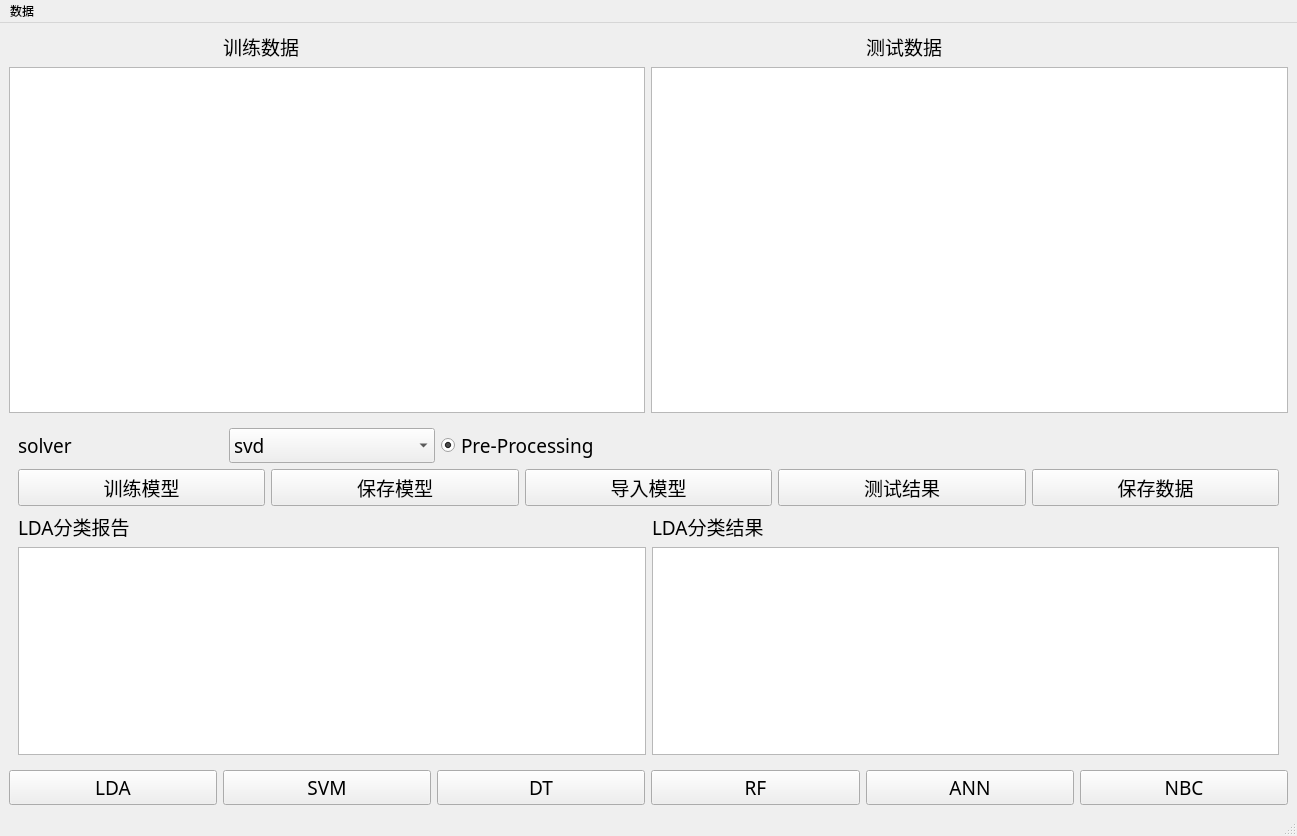
<?xml version="1.0" encoding="UTF-8"?>
<ui version="4.0">
 <class>MainWindow</class>
 <widget class="QMainWindow" name="MainWindow">
  <property name="geometry">
   <rect>
    <x>0</x>
    <y>0</y>
    <width>1297</width>
    <height>836</height>
   </rect>
  </property>
  <property name="windowTitle">
   <string>MainWindow</string>
  </property>
  <widget class="QWidget" name="centralwidget">
   <layout class="QGridLayout" name="gridLayout_2">
    <item row="3" column="5">
     <widget class="QPushButton" name="button_nbc">
      <property name="font">
       <font>
        <family>微软雅黑</family>
        <pointsize>14</pointsize>
       </font>
      </property>
      <property name="text">
       <string>NBC</string>
      </property>
     </widget>
    </item>
    <item row="0" column="4">
     <widget class="QLabel" name="label_ceshishuju">
      <property name="font">
       <font>
        <family>微软雅黑</family>
        <pointsize>14</pointsize>
       </font>
      </property>
      <property name="text">
       <string>测试数据</string>
      </property>
     </widget>
    </item>
    <item row="3" column="4">
     <widget class="QPushButton" name="button_ann">
      <property name="font">
       <font>
        <family>微软雅黑</family>
        <pointsize>14</pointsize>
       </font>
      </property>
      <property name="text">
       <string>ANN</string>
      </property>
     </widget>
    </item>
    <item row="1" column="3" colspan="3">
     <widget class="QTableWidget" name="testWidget"/>
    </item>
    <item row="0" column="1">
     <widget class="QLabel" name="label_xunlianshuju">
      <property name="font">
       <font>
        <family>微软雅黑</family>
        <pointsize>14</pointsize>
       </font>
      </property>
      <property name="text">
       <string>训练数据</string>
      </property>
     </widget>
    </item>
    <item row="3" column="2">
     <widget class="QPushButton" name="button_dt">
      <property name="font">
       <font>
        <family>微软雅黑</family>
        <pointsize>14</pointsize>
       </font>
      </property>
      <property name="text">
       <string>DT</string>
      </property>
     </widget>
    </item>
    <item row="3" column="3">
     <widget class="QPushButton" name="button_rf">
      <property name="font">
       <font>
        <family>微软雅黑</family>
        <pointsize>14</pointsize>
       </font>
      </property>
      <property name="text">
       <string>RF</string>
      </property>
     </widget>
    </item>
    <item row="3" column="1">
     <widget class="QPushButton" name="button_svm">
      <property name="font">
       <font>
        <family>微软雅黑</family>
        <pointsize>14</pointsize>
       </font>
      </property>
      <property name="text">
       <string>SVM</string>
      </property>
     </widget>
    </item>
    <item row="1" column="0" colspan="3">
     <widget class="QTableWidget" name="trainWidget"/>
    </item>
    <item row="3" column="0">
     <widget class="QPushButton" name="button_lda">
      <property name="font">
       <font>
        <family>微软雅黑</family>
        <pointsize>14</pointsize>
       </font>
      </property>
      <property name="text">
       <string>LDA</string>
      </property>
     </widget>
    </item>
    <item row="2" column="0" colspan="6">
     <widget class="QStackedWidget" name="stackedWidget">
      <property name="currentIndex">
       <number>0</number>
      </property>
      <widget class="QWidget" name="page_LDA">
       <layout class="QGridLayout" name="gridLayout">
        <item row="0" column="0">
         <layout class="QHBoxLayout" name="horizontalLayout">
          <item>
           <widget class="QLabel" name="label_solver_lda">
            <property name="font">
             <font>
              <family>微软雅黑</family>
              <pointsize>14</pointsize>
             </font>
            </property>
            <property name="text">
             <string>solver</string>
            </property>
           </widget>
          </item>
          <item>
           <widget class="QComboBox" name="comboBox_solver_lda">
            <property name="font">
             <font>
              <family>微软雅黑</family>
              <pointsize>14</pointsize>
             </font>
            </property>
            <item>
             <property name="text">
              <string>svd</string>
             </property>
            </item>
            <item>
             <property name="text">
              <string>lsqr</string>
             </property>
            </item>
            <item>
             <property name="text">
              <string>eigen</string>
             </property>
            </item>
           </widget>
          </item>
          <item>
           <widget class="QRadioButton" name="Pre_Processing_lda">
            <property name="font">
             <font>
              <family>微软雅黑</family>
              <pointsize>14</pointsize>
             </font>
            </property>
            <property name="text">
             <string>Pre-Processing</string>
            </property>
            <property name="checked">
             <bool>true</bool>
            </property>
           </widget>
          </item>
         </layout>
        </item>
        <item row="4" column="1">
         <widget class="QTableWidget" name="lda_fenleijieguo"/>
        </item>
        <item row="2" column="0">
         <widget class="QLabel" name="label_report_lda">
          <property name="font">
           <font>
            <family>微软雅黑</family>
            <pointsize>14</pointsize>
           </font>
          </property>
          <property name="text">
           <string>LDA分类报告</string>
          </property>
         </widget>
        </item>
        <item row="2" column="1">
         <widget class="QLabel" name="label_fenleijieguo_lda">
          <property name="font">
           <font>
            <family>微软雅黑</family>
            <pointsize>14</pointsize>
           </font>
          </property>
          <property name="text">
           <string>LDA分类结果</string>
          </property>
         </widget>
        </item>
        <item row="1" column="0" colspan="2">
         <layout class="QHBoxLayout" name="horizontalLayout_2">
          <item>
           <widget class="QPushButton" name="xunlian_lda">
            <property name="font">
             <font>
              <family>微软雅黑</family>
              <pointsize>14</pointsize>
             </font>
            </property>
            <property name="text">
             <string>训练模型</string>
            </property>
           </widget>
          </item>
          <item>
           <widget class="QPushButton" name="baocunmoxing_lda">
            <property name="font">
             <font>
              <family>微软雅黑</family>
              <pointsize>14</pointsize>
             </font>
            </property>
            <property name="text">
             <string>保存模型</string>
            </property>
           </widget>
          </item>
          <item>
           <widget class="QPushButton" name="daorumoxing_lda">
            <property name="font">
             <font>
              <family>微软雅黑</family>
              <pointsize>14</pointsize>
             </font>
            </property>
            <property name="text">
             <string>导入模型</string>
            </property>
           </widget>
          </item>
          <item>
           <widget class="QPushButton" name="ceshijieguo_lda">
            <property name="font">
             <font>
              <family>微软雅黑</family>
              <pointsize>14</pointsize>
             </font>
            </property>
            <property name="text">
             <string>测试结果</string>
            </property>
           </widget>
          </item>
          <item>
           <widget class="QPushButton" name="baocunshuju_lda">
            <property name="font">
             <font>
              <family>微软雅黑</family>
              <pointsize>14</pointsize>
             </font>
            </property>
            <property name="text">
             <string>保存数据</string>
            </property>
           </widget>
          </item>
         </layout>
        </item>
        <item row="4" column="0">
         <widget class="QTextBrowser" name="lda_clfReport"/>
        </item>
       </layout>
      </widget>
      <widget class="QWidget" name="page_SVM">
       <layout class="QGridLayout" name="gridLayout_3">
        <item row="0" column="0" colspan="2">
         <layout class="QHBoxLayout" name="horizontalLayout_3">
          <item>
           <widget class="QLabel" name="label_c_svm">
            <property name="font">
             <font>
              <family>微软雅黑</family>
              <pointsize>14</pointsize>
             </font>
            </property>
            <property name="text">
             <string>惩罚参数C</string>
            </property>
           </widget>
          </item>
          <item>
           <widget class="QLineEdit" name="c_svm">
            <property name="font">
             <font>
              <family>微软雅黑</family>
              <pointsize>14</pointsize>
             </font>
            </property>
            <property name="text">
             <string>1.0</string>
            </property>
            <property name="placeholderText">
             <string>请输入正数</string>
            </property>
           </widget>
          </item>
          <item>
           <widget class="QLabel" name="label_kernel_svm">
            <property name="font">
             <font>
              <family>微软雅黑</family>
              <pointsize>14</pointsize>
             </font>
            </property>
            <property name="text">
             <string>kernel</string>
            </property>
           </widget>
          </item>
          <item>
           <widget class="QComboBox" name="comboBox_kernel_svm">
            <property name="font">
             <font>
              <family>微软雅黑</family>
              <pointsize>14</pointsize>
             </font>
            </property>
            <item>
             <property name="text">
              <string>rbf</string>
             </property>
            </item>
            <item>
             <property name="text">
              <string>linear</string>
             </property>
            </item>
            <item>
             <property name="text">
              <string>poly</string>
             </property>
            </item>
            <item>
             <property name="text">
              <string>sigmoid</string>
             </property>
            </item>
           </widget>
          </item>
          <item>
           <widget class="QCheckBox" name="balanced_svm">
            <property name="font">
             <font>
              <family>微软雅黑</family>
              <pointsize>14</pointsize>
             </font>
            </property>
            <property name="text">
             <string>balanced</string>
            </property>
            <property name="checked">
             <bool>false</bool>
            </property>
           </widget>
          </item>
          <item>
           <widget class="QLabel" name="label_decision_svm">
            <property name="font">
             <font>
              <family>微软雅黑</family>
              <pointsize>14</pointsize>
             </font>
            </property>
            <property name="text">
             <string>分类策略</string>
            </property>
           </widget>
          </item>
          <item>
           <widget class="QComboBox" name="comboBox_decision_svm">
            <property name="font">
             <font>
              <family>微软雅黑</family>
              <pointsize>14</pointsize>
             </font>
            </property>
            <item>
             <property name="text">
              <string>ovr</string>
             </property>
            </item>
            <item>
             <property name="text">
              <string>ovo</string>
             </property>
            </item>
           </widget>
          </item>
          <item>
           <widget class="QRadioButton" name="Pre_Processing_svm">
            <property name="font">
             <font>
              <family>微软雅黑</family>
              <pointsize>14</pointsize>
             </font>
            </property>
            <property name="text">
             <string>Pre-Processing</string>
            </property>
            <property name="checked">
             <bool>true</bool>
            </property>
           </widget>
          </item>
         </layout>
        </item>
        <item row="4" column="1">
         <widget class="QTableWidget" name="svm_fenleijieguo"/>
        </item>
        <item row="2" column="0">
         <widget class="QLabel" name="label_report_svm">
          <property name="font">
           <font>
            <family>微软雅黑</family>
            <pointsize>14</pointsize>
           </font>
          </property>
          <property name="text">
           <string>SVM分类报告</string>
          </property>
         </widget>
        </item>
        <item row="1" column="0" colspan="2">
         <layout class="QHBoxLayout" name="horizontalLayout_4">
          <item>
           <widget class="QPushButton" name="xunlian_svm">
            <property name="font">
             <font>
              <family>微软雅黑</family>
              <pointsize>14</pointsize>
             </font>
            </property>
            <property name="text">
             <string>训练模型</string>
            </property>
           </widget>
          </item>
          <item>
           <widget class="QPushButton" name="baocunmoxing_svm">
            <property name="font">
             <font>
              <family>微软雅黑</family>
              <pointsize>14</pointsize>
             </font>
            </property>
            <property name="text">
             <string>保存模型</string>
            </property>
           </widget>
          </item>
          <item>
           <widget class="QPushButton" name="daorumoxing_svm">
            <property name="font">
             <font>
              <family>微软雅黑</family>
              <pointsize>14</pointsize>
             </font>
            </property>
            <property name="text">
             <string>导入模型</string>
            </property>
           </widget>
          </item>
          <item>
           <widget class="QPushButton" name="ceshijieguo_svm">
            <property name="font">
             <font>
              <family>微软雅黑</family>
              <pointsize>14</pointsize>
             </font>
            </property>
            <property name="text">
             <string>测试结果</string>
            </property>
           </widget>
          </item>
          <item>
           <widget class="QPushButton" name="baocunshuju_svm">
            <property name="font">
             <font>
              <family>微软雅黑</family>
              <pointsize>14</pointsize>
             </font>
            </property>
            <property name="text">
             <string>保存数据</string>
            </property>
           </widget>
          </item>
         </layout>
        </item>
        <item row="2" column="1">
         <widget class="QLabel" name="label_fenleijieguo_svm">
          <property name="font">
           <font>
            <family>微软雅黑</family>
            <pointsize>14</pointsize>
           </font>
          </property>
          <property name="text">
           <string>SVM分类结果</string>
          </property>
         </widget>
        </item>
        <item row="4" column="0">
         <widget class="QTextBrowser" name="svm_clfReport"/>
        </item>
       </layout>
      </widget>
      <widget class="QWidget" name="page_DT">
       <layout class="QGridLayout" name="gridLayout_4">
        <item row="0" column="0" colspan="2">
         <layout class="QHBoxLayout" name="horizontalLayout_5">
          <item>
           <widget class="QCheckBox" name="checkBox_maxdep_dt">
            <property name="font">
             <font>
              <family>微软雅黑</family>
              <pointsize>14</pointsize>
             </font>
            </property>
            <property name="text">
             <string>深度</string>
            </property>
           </widget>
          </item>
          <item>
           <widget class="QLineEdit" name="maxdep_dt">
            <property name="font">
             <font>
              <family>微软雅黑</family>
              <pointsize>14</pointsize>
             </font>
            </property>
            <property name="placeholderText">
             <string>请输入正整数</string>
            </property>
           </widget>
          </item>
          <item>
           <widget class="QLabel" name="label_minspl_dt">
            <property name="font">
             <font>
              <family>微软雅黑</family>
              <pointsize>14</pointsize>
             </font>
            </property>
            <property name="text">
             <string>min_samples_split</string>
            </property>
           </widget>
          </item>
          <item>
           <widget class="QLineEdit" name="minspl_dt">
            <property name="font">
             <font>
              <family>微软雅黑</family>
              <pointsize>14</pointsize>
             </font>
            </property>
            <property name="text">
             <string>2</string>
            </property>
            <property name="placeholderText">
             <string>请输入正整数</string>
            </property>
           </widget>
          </item>
          <item>
           <widget class="QLabel" name="label_minlea_dt">
            <property name="font">
             <font>
              <family>微软雅黑</family>
              <pointsize>14</pointsize>
             </font>
            </property>
            <property name="text">
             <string>min_samples_leaf</string>
            </property>
           </widget>
          </item>
          <item>
           <widget class="QLineEdit" name="minlea_dt">
            <property name="font">
             <font>
              <family>微软雅黑</family>
              <pointsize>14</pointsize>
             </font>
            </property>
            <property name="text">
             <string>1</string>
            </property>
            <property name="placeholderText">
             <string>请输入正整数</string>
            </property>
           </widget>
          </item>
          <item>
           <widget class="QCheckBox" name="checkBox_balanced_dt">
            <property name="font">
             <font>
              <family>微软雅黑</family>
              <pointsize>14</pointsize>
             </font>
            </property>
            <property name="text">
             <string>balanced</string>
            </property>
           </widget>
          </item>
         </layout>
        </item>
        <item row="1" column="0" colspan="2">
         <layout class="QHBoxLayout" name="horizontalLayout_6">
          <item>
           <widget class="QPushButton" name="xunlian_dt">
            <property name="font">
             <font>
              <family>微软雅黑</family>
              <pointsize>14</pointsize>
             </font>
            </property>
            <property name="text">
             <string>训练模型</string>
            </property>
           </widget>
          </item>
          <item>
           <widget class="QPushButton" name="baocunmoxing_dt">
            <property name="font">
             <font>
              <family>微软雅黑</family>
              <pointsize>14</pointsize>
             </font>
            </property>
            <property name="text">
             <string>保存模型</string>
            </property>
           </widget>
          </item>
          <item>
           <widget class="QPushButton" name="daorumoxing_dt">
            <property name="font">
             <font>
              <family>微软雅黑</family>
              <pointsize>14</pointsize>
             </font>
            </property>
            <property name="text">
             <string>导入模型</string>
            </property>
           </widget>
          </item>
          <item>
           <widget class="QPushButton" name="ceshijieguo_dt">
            <property name="font">
             <font>
              <family>微软雅黑</family>
              <pointsize>14</pointsize>
             </font>
            </property>
            <property name="text">
             <string>测试结果</string>
            </property>
           </widget>
          </item>
          <item>
           <widget class="QPushButton" name="baocunshuju_dt">
            <property name="font">
             <font>
              <family>微软雅黑</family>
              <pointsize>14</pointsize>
             </font>
            </property>
            <property name="text">
             <string>保存数据</string>
            </property>
           </widget>
          </item>
         </layout>
        </item>
        <item row="2" column="0">
         <widget class="QLabel" name="label_report_dt">
          <property name="font">
           <font>
            <family>微软雅黑</family>
            <pointsize>14</pointsize>
           </font>
          </property>
          <property name="text">
           <string>DT分类报告</string>
          </property>
         </widget>
        </item>
        <item row="2" column="1">
         <widget class="QLabel" name="label_fenleijieguo_dt">
          <property name="font">
           <font>
            <family>微软雅黑</family>
            <pointsize>14</pointsize>
           </font>
          </property>
          <property name="text">
           <string>DT分类结果</string>
          </property>
         </widget>
        </item>
        <item row="3" column="1">
         <widget class="QTableWidget" name="dt_fenleijieguo"/>
        </item>
        <item row="3" column="0">
         <widget class="QTextBrowser" name="dt_clfReport"/>
        </item>
       </layout>
      </widget>
      <widget class="QWidget" name="page_RF">
       <layout class="QGridLayout" name="gridLayout_5">
        <item row="0" column="0" colspan="2">
         <layout class="QHBoxLayout" name="horizontalLayout_7">
          <item>
           <widget class="QLabel" name="label_numtree_rf">
            <property name="font">
             <font>
              <family>微软雅黑</family>
              <pointsize>14</pointsize>
             </font>
            </property>
            <property name="text">
             <string>子树数量</string>
            </property>
           </widget>
          </item>
          <item>
           <widget class="QLineEdit" name="numtree_rf">
            <property name="font">
             <font>
              <family>微软雅黑</family>
              <pointsize>14</pointsize>
             </font>
            </property>
            <property name="text">
             <string>100</string>
            </property>
            <property name="placeholderText">
             <string>请输入正整数</string>
            </property>
           </widget>
          </item>
          <item>
           <widget class="QCheckBox" name="checkBox_numfea_rf">
            <property name="font">
             <font>
              <family>微软雅黑</family>
              <pointsize>14</pointsize>
             </font>
            </property>
            <property name="text">
             <string>自定义特征数量</string>
            </property>
           </widget>
          </item>
          <item>
           <widget class="QLineEdit" name="numfea_rf">
            <property name="font">
             <font>
              <family>微软雅黑</family>
              <pointsize>14</pointsize>
             </font>
            </property>
            <property name="placeholderText">
             <string>请输入正整数</string>
            </property>
           </widget>
          </item>
          <item>
           <widget class="QLabel" name="label_weight_rf">
            <property name="font">
             <font>
              <family>微软雅黑</family>
              <pointsize>14</pointsize>
             </font>
            </property>
            <property name="text">
             <string>类权重</string>
            </property>
           </widget>
          </item>
          <item>
           <widget class="QComboBox" name="comboBox_weight_rf">
            <property name="font">
             <font>
              <family>微软雅黑</family>
              <pointsize>14</pointsize>
             </font>
            </property>
            <item>
             <property name="text">
              <string>None</string>
             </property>
            </item>
            <item>
             <property name="text">
              <string>balanced</string>
             </property>
            </item>
            <item>
             <property name="text">
              <string>balanced_subsample</string>
             </property>
            </item>
           </widget>
          </item>
         </layout>
        </item>
        <item row="1" column="0" colspan="2">
         <layout class="QHBoxLayout" name="horizontalLayout_8">
          <item>
           <widget class="QPushButton" name="xunlian_rf">
            <property name="font">
             <font>
              <family>微软雅黑</family>
              <pointsize>14</pointsize>
             </font>
            </property>
            <property name="text">
             <string>训练模型</string>
            </property>
           </widget>
          </item>
          <item>
           <widget class="QPushButton" name="baocunmoxing_rf">
            <property name="font">
             <font>
              <family>微软雅黑</family>
              <pointsize>14</pointsize>
             </font>
            </property>
            <property name="text">
             <string>保存模型</string>
            </property>
           </widget>
          </item>
          <item>
           <widget class="QPushButton" name="daorumoxing_rf">
            <property name="font">
             <font>
              <family>微软雅黑</family>
              <pointsize>14</pointsize>
             </font>
            </property>
            <property name="text">
             <string>导入模型</string>
            </property>
           </widget>
          </item>
          <item>
           <widget class="QPushButton" name="ceshijieguo_rf">
            <property name="font">
             <font>
              <family>微软雅黑</family>
              <pointsize>14</pointsize>
             </font>
            </property>
            <property name="text">
             <string>测试结果</string>
            </property>
           </widget>
          </item>
          <item>
           <widget class="QPushButton" name="baocunshuju_rf">
            <property name="font">
             <font>
              <family>微软雅黑</family>
              <pointsize>14</pointsize>
             </font>
            </property>
            <property name="text">
             <string>保存数据</string>
            </property>
           </widget>
          </item>
         </layout>
        </item>
        <item row="2" column="0">
         <widget class="QLabel" name="label_report_rf">
          <property name="font">
           <font>
            <family>微软雅黑</family>
            <pointsize>14</pointsize>
           </font>
          </property>
          <property name="text">
           <string>RF分类报告</string>
          </property>
         </widget>
        </item>
        <item row="2" column="1">
         <widget class="QLabel" name="label_fenleijieguo_rf">
          <property name="font">
           <font>
            <family>微软雅黑</family>
            <pointsize>14</pointsize>
           </font>
          </property>
          <property name="text">
           <string>RF分类结果</string>
          </property>
         </widget>
        </item>
        <item row="3" column="1">
         <widget class="QTableWidget" name="rf_fenleijieguo"/>
        </item>
        <item row="3" column="0">
         <widget class="QTextBrowser" name="rf_clfReport"/>
        </item>
       </layout>
      </widget>
      <widget class="QWidget" name="page_ANN">
       <layout class="QGridLayout" name="gridLayout_6">
        <item row="0" column="0" colspan="2">
         <layout class="QHBoxLayout" name="horizontalLayout_9">
          <item>
           <widget class="QLabel" name="label_hidden_ann">
            <property name="font">
             <font>
              <family>微软雅黑</family>
              <pointsize>14</pointsize>
             </font>
            </property>
            <property name="text">
             <string>隐层大小</string>
            </property>
           </widget>
          </item>
          <item>
           <widget class="QLineEdit" name="hidden_ann">
            <property name="font">
             <font>
              <family>微软雅黑</family>
              <pointsize>14</pointsize>
             </font>
            </property>
            <property name="text">
             <string>100</string>
            </property>
            <property name="placeholderText">
             <string>请用逗号或分号进行分隔</string>
            </property>
           </widget>
          </item>
          <item>
           <widget class="QLabel" name="label_active_ann">
            <property name="font">
             <font>
              <family>微软雅黑</family>
              <pointsize>14</pointsize>
             </font>
            </property>
            <property name="text">
             <string>激活函数</string>
            </property>
           </widget>
          </item>
          <item>
           <widget class="QComboBox" name="comboBox_active_ann">
            <property name="font">
             <font>
              <family>微软雅黑</family>
              <pointsize>14</pointsize>
             </font>
            </property>
            <item>
             <property name="text">
              <string>relu</string>
             </property>
            </item>
            <item>
             <property name="text">
              <string>identity</string>
             </property>
            </item>
            <item>
             <property name="text">
              <string>logistic</string>
             </property>
            </item>
            <item>
             <property name="text">
              <string>tanh</string>
             </property>
            </item>
           </widget>
          </item>
          <item>
           <widget class="QLabel" name="label_solver_ann">
            <property name="font">
             <font>
              <family>微软雅黑</family>
              <pointsize>14</pointsize>
             </font>
            </property>
            <property name="text">
             <string>solver</string>
            </property>
           </widget>
          </item>
          <item>
           <widget class="QComboBox" name="comboBox_solver_ann">
            <property name="font">
             <font>
              <family>微软雅黑</family>
              <pointsize>14</pointsize>
             </font>
            </property>
            <item>
             <property name="text">
              <string>adam</string>
             </property>
            </item>
            <item>
             <property name="text">
              <string>lbfgs</string>
             </property>
            </item>
            <item>
             <property name="text">
              <string>sgd</string>
             </property>
            </item>
           </widget>
          </item>
          <item>
           <widget class="QLabel" name="label_alpha_ann">
            <property name="font">
             <font>
              <family>微软雅黑</family>
              <pointsize>14</pointsize>
             </font>
            </property>
            <property name="text">
             <string>L2惩罚参数</string>
            </property>
           </widget>
          </item>
          <item>
           <widget class="QLineEdit" name="alpha_ann">
            <property name="font">
             <font>
              <family>微软雅黑</family>
              <pointsize>14</pointsize>
             </font>
            </property>
            <property name="text">
             <string>0.0001</string>
            </property>
            <property name="placeholderText">
             <string>请输入非负数</string>
            </property>
           </widget>
          </item>
         </layout>
        </item>
        <item row="1" column="0" colspan="2">
         <layout class="QHBoxLayout" name="horizontalLayout_10">
          <item>
           <widget class="QPushButton" name="xunlian_ann">
            <property name="font">
             <font>
              <family>微软雅黑</family>
              <pointsize>14</pointsize>
             </font>
            </property>
            <property name="text">
             <string>训练模型</string>
            </property>
           </widget>
          </item>
          <item>
           <widget class="QPushButton" name="baocunmoxing_ann">
            <property name="font">
             <font>
              <family>微软雅黑</family>
              <pointsize>14</pointsize>
             </font>
            </property>
            <property name="text">
             <string>保存模型</string>
            </property>
           </widget>
          </item>
          <item>
           <widget class="QPushButton" name="daorumoxing_ann">
            <property name="font">
             <font>
              <family>微软雅黑</family>
              <pointsize>14</pointsize>
             </font>
            </property>
            <property name="text">
             <string>导入模型</string>
            </property>
           </widget>
          </item>
          <item>
           <widget class="QPushButton" name="ceshijieguo_ann">
            <property name="font">
             <font>
              <family>微软雅黑</family>
              <pointsize>14</pointsize>
             </font>
            </property>
            <property name="text">
             <string>测试结果</string>
            </property>
           </widget>
          </item>
          <item>
           <widget class="QPushButton" name="baocunshuju_ann">
            <property name="font">
             <font>
              <family>微软雅黑</family>
              <pointsize>14</pointsize>
             </font>
            </property>
            <property name="text">
             <string>保存数据</string>
            </property>
           </widget>
          </item>
         </layout>
        </item>
        <item row="2" column="1">
         <widget class="QLabel" name="label_fenleijieguo_ann">
          <property name="font">
           <font>
            <family>微软雅黑</family>
            <pointsize>14</pointsize>
           </font>
          </property>
          <property name="text">
           <string>ANN分类结果</string>
          </property>
         </widget>
        </item>
        <item row="3" column="1">
         <widget class="QTableWidget" name="ann_fenleijieguo"/>
        </item>
        <item row="3" column="0">
         <widget class="QTextBrowser" name="ann_clfReport"/>
        </item>
        <item row="2" column="0">
         <widget class="QLabel" name="label_report_ann">
          <property name="font">
           <font>
            <family>微软雅黑</family>
            <pointsize>14</pointsize>
           </font>
          </property>
          <property name="text">
           <string>ANN分类报告</string>
          </property>
         </widget>
        </item>
       </layout>
      </widget>
      <widget class="QWidget" name="page_NBC">
       <layout class="QGridLayout" name="gridLayout_7">
        <item row="2" column="0">
         <widget class="QLabel" name="label_report_nbc">
          <property name="font">
           <font>
            <family>微软雅黑</family>
            <pointsize>14</pointsize>
           </font>
          </property>
          <property name="text">
           <string>NBC分类报告</string>
          </property>
         </widget>
        </item>
        <item row="3" column="1">
         <widget class="QTableWidget" name="nbc_fenleijieguo"/>
        </item>
        <item row="3" column="0">
         <widget class="QTextBrowser" name="nbc_clfReport"/>
        </item>
        <item row="2" column="1">
         <widget class="QLabel" name="label_fenleijieguo_nbc">
          <property name="font">
           <font>
            <family>微软雅黑</family>
            <pointsize>14</pointsize>
           </font>
          </property>
          <property name="text">
           <string>NBC分类结果</string>
          </property>
         </widget>
        </item>
        <item row="0" column="0" colspan="2">
         <layout class="QHBoxLayout" name="horizontalLayout_11">
          <item>
           <widget class="QLabel" name="label_type_nbc">
            <property name="font">
             <font>
              <family>微软雅黑</family>
              <pointsize>14</pointsize>
             </font>
            </property>
            <property name="text">
             <string>朴素贝叶斯类型</string>
            </property>
           </widget>
          </item>
          <item>
           <widget class="QComboBox" name="comboBox_type_nbc">
            <property name="font">
             <font>
              <family>微软雅黑</family>
              <pointsize>14</pointsize>
             </font>
            </property>
            <item>
             <property name="text">
              <string>GaussianNB</string>
             </property>
            </item>
            <item>
             <property name="text">
              <string>MultinomialNB</string>
             </property>
            </item>
            <item>
             <property name="text">
              <string>ComplementNB</string>
             </property>
            </item>
            <item>
             <property name="text">
              <string>BernoulliNB</string>
             </property>
            </item>
           </widget>
          </item>
          <item>
           <widget class="QLabel" name="label_alpha_nbc">
            <property name="font">
             <font>
              <family>微软雅黑</family>
              <pointsize>14</pointsize>
             </font>
            </property>
            <property name="text">
             <string>平滑参数</string>
            </property>
           </widget>
          </item>
          <item>
           <widget class="QLineEdit" name="alpha_nbc">
            <property name="font">
             <font>
              <family>微软雅黑</family>
              <pointsize>14</pointsize>
             </font>
            </property>
            <property name="text">
             <string>1.0</string>
            </property>
            <property name="placeholderText">
             <string>请输入非负数</string>
            </property>
           </widget>
          </item>
          <item>
           <widget class="QLabel" name="label_binarize_nbc">
            <property name="font">
             <font>
              <family>微软雅黑</family>
              <pointsize>14</pointsize>
             </font>
            </property>
            <property name="text">
             <string>二值化阈值</string>
            </property>
           </widget>
          </item>
          <item>
           <widget class="QLineEdit" name="binarize_nbc">
            <property name="font">
             <font>
              <family>微软雅黑</family>
              <pointsize>14</pointsize>
             </font>
            </property>
            <property name="text">
             <string>0.0</string>
            </property>
            <property name="placeholderText">
             <string>请输入样本特征二值化的阈值</string>
            </property>
           </widget>
          </item>
          <item>
           <widget class="QRadioButton" name="Pre_Processing_nbc">
            <property name="font">
             <font>
              <family>微软雅黑</family>
              <pointsize>14</pointsize>
             </font>
            </property>
            <property name="text">
             <string>Pre-Processing</string>
            </property>
            <property name="checked">
             <bool>true</bool>
            </property>
           </widget>
          </item>
         </layout>
        </item>
        <item row="1" column="0" colspan="2">
         <layout class="QHBoxLayout" name="horizontalLayout_12">
          <item>
           <widget class="QPushButton" name="xunlian_nbc">
            <property name="font">
             <font>
              <family>微软雅黑</family>
              <pointsize>14</pointsize>
             </font>
            </property>
            <property name="text">
             <string>训练模型</string>
            </property>
           </widget>
          </item>
          <item>
           <widget class="QPushButton" name="baocunmoxing_nbc">
            <property name="font">
             <font>
              <family>微软雅黑</family>
              <pointsize>14</pointsize>
             </font>
            </property>
            <property name="text">
             <string>保存模型</string>
            </property>
           </widget>
          </item>
          <item>
           <widget class="QPushButton" name="daorumoxing_nbc">
            <property name="font">
             <font>
              <family>微软雅黑</family>
              <pointsize>14</pointsize>
             </font>
            </property>
            <property name="text">
             <string>导入模型</string>
            </property>
           </widget>
          </item>
          <item>
           <widget class="QPushButton" name="ceshijieguo_nbc">
            <property name="font">
             <font>
              <family>微软雅黑</family>
              <pointsize>14</pointsize>
             </font>
            </property>
            <property name="text">
             <string>测试结果</string>
            </property>
           </widget>
          </item>
          <item>
           <widget class="QPushButton" name="baocunshuju_nbc">
            <property name="font">
             <font>
              <family>微软雅黑</family>
              <pointsize>14</pointsize>
             </font>
            </property>
            <property name="text">
             <string>保存数据</string>
            </property>
           </widget>
          </item>
         </layout>
        </item>
       </layout>
      </widget>
     </widget>
    </item>
   </layout>
  </widget>
  <widget class="QMenuBar" name="menubar">
   <property name="geometry">
    <rect>
     <x>0</x>
     <y>0</y>
     <width>1297</width>
     <height>30</height>
    </rect>
   </property>
   <widget class="QMenu" name="menu">
    <property name="title">
     <string>数据</string>
    </property>
    <addaction name="traindata"/>
    <addaction name="testdata"/>
   </widget>
   <addaction name="menu"/>
  </widget>
  <widget class="QStatusBar" name="statusbar"/>
  <action name="traindata">
   <property name="text">
    <string>Train_DATA</string>
   </property>
  </action>
  <action name="testdata">
   <property name="text">
    <string>Test_DATA</string>
   </property>
  </action>
 </widget>
 <resources/>
 <connections/>
</ui>
